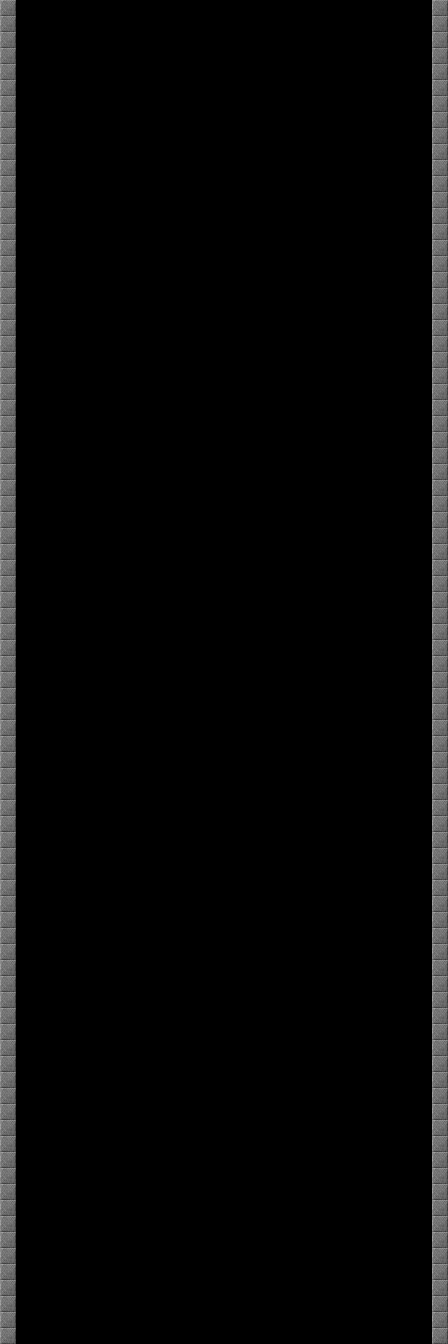

Rendered tile map (Tiled .tmx) drawn with the repository's tilesets; below, a short description and the map source with its tile grids summarised:
An orthogonal 112x336 tile map with 4x4 px tiles, 1 tile layer (Tile Layer 1) and 2 objects.

<map version="1.0" orientation="orthogonal" renderorder="right-down" width="112" height="336" tilewidth="4" tileheight="4" nextobjectid="1">
 <tileset firstgid="1" name="upwell" tilewidth="16" tileheight="16" tilecount="360" columns="15">
  <image source="../../upwell/Assets/SpritesAndAnimations/Platforms/tiles.png" width="240" height="384" />
  <tile id="0">
   <objectgroup draworder="index">
    <object id="1" x="0" y="0" width="16" height="16" />
   </objectgroup>
  </tile>
  <tile id="46">
   <objectgroup draworder="index">
    <object id="1" x="0" y="0" width="16" height="16" />
   </objectgroup>
  </tile>
 </tileset>
 <layer name="Tile Layer 1" width="112" height="336">
  <data>[37632 cells, 168 non-empty, 1 distinct tile ids]</data>
 </layer>
</map>
